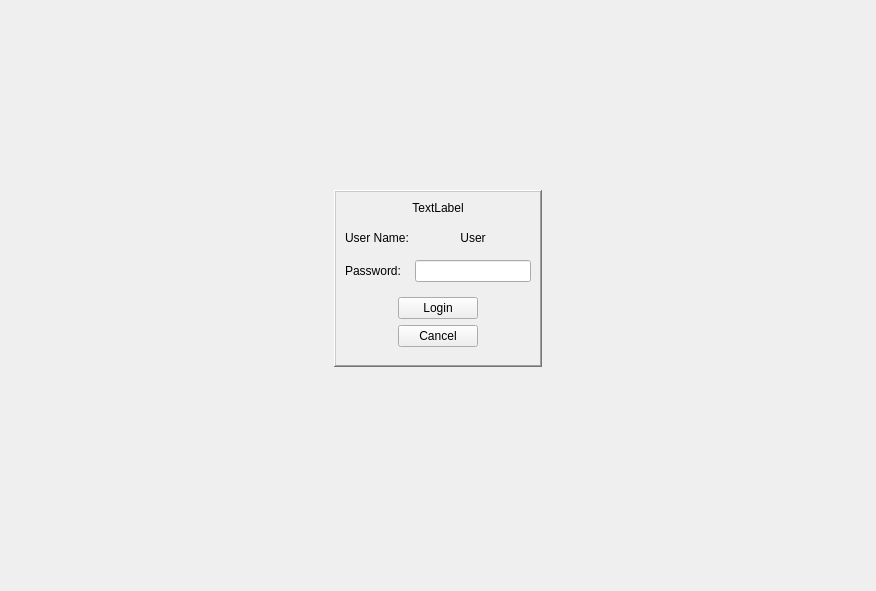
      <widget class="QWidget" name="LoginPage">
       <layout class="QGridLayout" name="gridLayout_7">
        <item row="0" column="1">
         <spacer name="verticalSpacer_11">
          <property name="orientation">
           <enum>Qt::Vertical</enum>
          </property>
          <property name="sizeHint" stdset="0">
           <size>
            <width>20</width>
            <height>179</height>
           </size>
          </property>
         </spacer>
        </item>
        <item row="1" column="0">
         <spacer name="horizontalSpacer_23">
          <property name="orientation">
           <enum>Qt::Horizontal</enum>
          </property>
          <property name="sizeHint" stdset="0">
           <size>
            <width>323</width>
            <height>20</height>
           </size>
          </property>
         </spacer>
        </item>
        <item row="1" column="1">
         <widget class="QFrame" name="frame">
          <property name="sizePolicy">
           <sizepolicy hsizetype="Fixed" vsizetype="Fixed">
            <horstretch>0</horstretch>
            <verstretch>0</verstretch>
           </sizepolicy>
          </property>
          <property name="frameShape">
           <enum>QFrame::WinPanel</enum>
          </property>
          <property name="frameShadow">
           <enum>QFrame::Raised</enum>
          </property>
          <layout class="QGridLayout" name="gridLayout_6">
           <item row="0" column="0">
            <layout class="QVBoxLayout" name="verticalLayout_15">
             <item>
              <layout class="QVBoxLayout" name="verticalLayout_16">
               <item>
                <widget class="QLabel" name="loginImage">
                 <property name="maximumSize">
                  <size>
                   <width>16777215</width>
                   <height>16777215</height>
                  </size>
                 </property>
                 <property name="text">
                  <string>TextLabel</string>
                 </property>
                 <property name="alignment">
                  <set>Qt::AlignCenter</set>
                 </property>
                </widget>
               </item>
               <item>
                <layout class="QFormLayout" name="formLayout_8">
                 <property name="verticalSpacing">
                  <number>15</number>
                 </property>
                 <property name="topMargin">
                  <number>10</number>
                 </property>
                 <item row="0" column="0">
                  <widget class="QLabel" name="usernameLogintag">
                   <property name="text">
                    <string>User Name:</string>
                   </property>
                  </widget>
                 </item>
                 <item row="0" column="1">
                  <widget class="QLabel" name="UserNameDefault">
                   <property name="text">
                    <string>User</string>
                   </property>
                   <property name="alignment">
                    <set>Qt::AlignCenter</set>
                   </property>
                  </widget>
                 </item>
                 <item row="1" column="0">
                  <widget class="QLabel" name="paswordlogintag">
                   <property name="text">
                    <string>Password:</string>
                   </property>
                  </widget>
                 </item>
                 <item row="1" column="1">
                  <widget class="QLineEdit" name="PasswordInput"/>
                 </item>
                </layout>
               </item>
              </layout>
             </item>
             <item>
              <widget class="QWidget" name="widget" native="true">
               <layout class="QHBoxLayout" name="horizontalLayout_3">
                <item>
                 <spacer name="horizontalSpacer_25">
                  <property name="orientation">
                   <enum>Qt::Horizontal</enum>
                  </property>
                  <property name="sizeHint" stdset="0">
                   <size>
                    <width>44</width>
                    <height>20</height>
                   </size>
                  </property>
                 </spacer>
                </item>
                <item>
                 <layout class="QVBoxLayout" name="verticalLayout_17">
                  <property name="leftMargin">
                   <number>0</number>
                  </property>
                  <property name="rightMargin">
                   <number>0</number>
                  </property>
                  <item>
                   <widget class="QPushButton" name="UserLoginButton">
                    <property name="sizePolicy">
                     <sizepolicy hsizetype="Fixed" vsizetype="Fixed">
                      <horstretch>0</horstretch>
                      <verstretch>0</verstretch>
                     </sizepolicy>
                    </property>
                    <property name="maximumSize">
                     <size>
                      <width>16777215</width>
                      <height>16777215</height>
                     </size>
                    </property>
                    <property name="inputMethodHints">
                     <set>Qt::ImhUppercaseOnly</set>
                    </property>
                    <property name="text">
                     <string>Login</string>
                    </property>
                   </widget>
                  </item>
                  <item>
                   <widget class="QPushButton" name="userCancelButton">
                    <property name="sizePolicy">
                     <sizepolicy hsizetype="Fixed" vsizetype="Fixed">
                      <horstretch>0</horstretch>
                      <verstretch>0</verstretch>
                     </sizepolicy>
                    </property>
                    <property name="maximumSize">
                     <size>
                      <width>16777215</width>
                      <height>16777215</height>
                     </size>
                    </property>
                    <property name="inputMethodHints">
                     <set>Qt::ImhUppercaseOnly</set>
                    </property>
                    <property name="text">
                     <string>Cancel</string>
                    </property>
                   </widget>
                  </item>
                 </layout>
                </item>
                <item>
                 <spacer name="horizontalSpacer_26">
                  <property name="orientation">
                   <enum>Qt::Horizontal</enum>
                  </property>
                  <property name="sizeHint" stdset="0">
                   <size>
                    <width>44</width>
                    <height>20</height>
                   </size>
                  </property>
                 </spacer>
                </item>
               </layout>
              </widget>
             </item>
            </layout>
           </item>
          </layout>
         </widget>
        </item>
        <item row="1" column="2">
         <spacer name="horizontalSpacer_24">
          <property name="orientation">
           <enum>Qt::Horizontal</enum>
          </property>
          <property name="sizeHint" stdset="0">
           <size>
            <width>323</width>
            <height>20</height>
           </size>
          </property>
         </spacer>
        </item>
        <item row="2" column="1">
         <spacer name="verticalSpacer_12">
          <property name="orientation">
           <enum>Qt::Vertical</enum>
          </property>
          <property name="sizeHint" stdset="0">
           <size>
            <width>20</width>
            <height>213</height>
           </size>
          </property>
         </spacer>
        </item>
       </layout>
      </widget>
